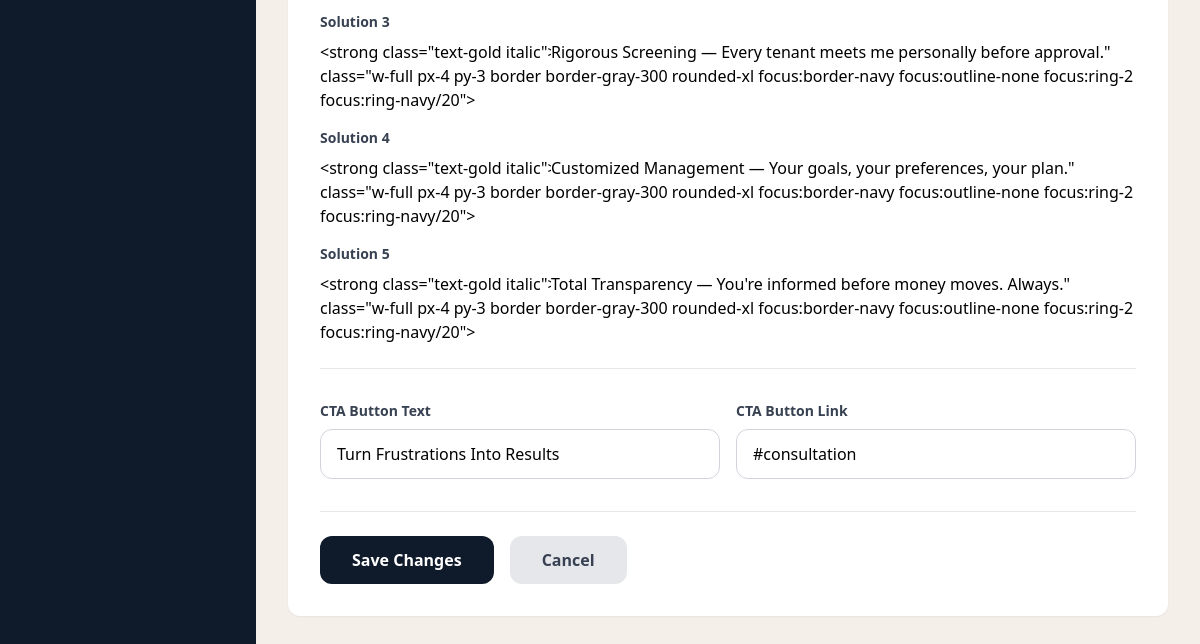
Page /dashboard/pain-points/ (signed in, lower part) on the earlier database version.
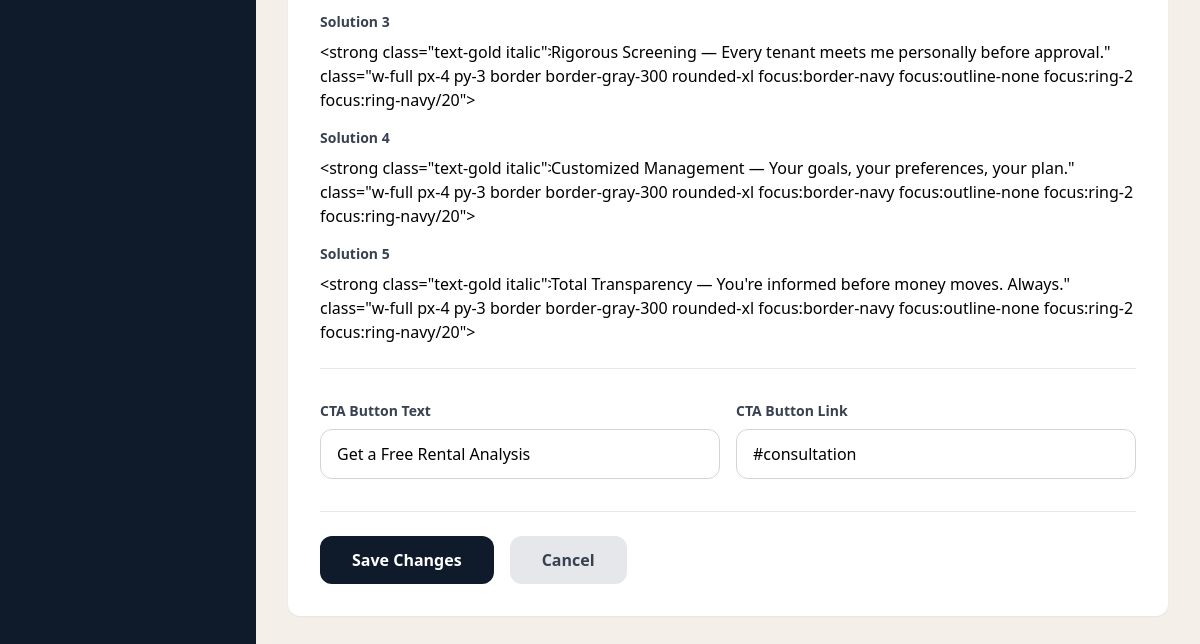
Same page on the later database version.
### myApp/models.py (models this page shows, shortened)
class PainPointsSection(models.Model):
    title = models.CharField(max_length=200, default="Common Problems.<br>Clear Solutions.")
    description = models.TextField(default="Owning rental property shouldn't mean chasing managers or worrying about surprise bills. But too often, landlords deal with:")
    pain_point_1 = models.CharField(max_length=200, default="Managers who disappear when you need answers.")
    pain_point_2 = models.CharField(max_length=200, default="Inflated maintenance costs and hidden markups.")
    pain_point_3 = models.CharField(max_length=200, default="Weak screening that lets in problem tenants.")
    pain_point_4 = models.CharField(max_length=200, default="Generic, one-size-fits-all service.")
    pain_point_5 = models.CharField(max_length=200, default="Unapproved expenses with zero transparency.")
    solution_1 = models.CharField(max_length=300, default="<strong class=\"text-gold italic\">Immediate Access</strong> — You call. I answer. Same day.")
    solution_2 = models.CharField(max_length=300, default="<strong class=\"text-gold italic\">Transparent Pricing</strong> — You review every estimate before work begins.")
    solution_3 = models.CharField(max_length=300, default="<strong class=\"text-gold italic\">Rigorous Screening</strong> — Every tenant meets me personally before approval.")
    solution_4 = models.CharField(max_length=300, default="<strong class=\"text-gold italic\">Customized Management</strong> — Your goals, your preferences, your plan.")
    solution_5 = models.CharField(max_length=300, default="<strong class=\"text-gold italic\">Total Transparency</strong> — You're informed before money moves. Always.")
    cta_text = models.CharField(max_length=100, default="Get a Free Rental Analysis")
    cta_link = models.CharField(max_length=200, default="#consultation")
    updated_at = models.DateTimeField(auto_now=True)
    class Meta:
        verbose_name = "Pain Points Section"
        verbose_name_plural = "Pain Points Section"
    @classmethod
    def get_instance(cls):
        obj, created = cls.objects.get_or_create(pk=1)
        return obj

### myApp/dashboard_views.py (the view, shortened to what this page needs)
# urls.py: path('pain-points/', dashboard_views.pain_points_edit, name='pain_points_edit'),
@login_required
def pain_points_edit(request):
    pain_points = PainPointsSection.get_instance()
    return render(request, 'myApp/dashboard/pain_points_edit.html', {
        'pain_points': pain_points
    })

### myApp/templates/myApp/dashboard/pain_points_edit.html (shortened to what this page needs)
{% extends "myApp/dashboard/base.html" %}
{% load static %}
{% block content %}
<form method="post" class="bg-white rounded-xl shadow-sm p-8 space-y-8">
    <div class="border-b border-gray-200 pb-6">
        <div class="space-y-4">
            <div>
                <label class="block text-sm font-semibold text-gray-700 mb-2">Solution 3</label>
                <input type="text" name="solution_3" value="{{ pain_points.solution_3|default:'' }}"
                       placeholder="<strong class=\"text-gold italic\">Rigorous Screening</strong> — Every tenant meets me personally before approval."
                       class="w-full px-4 py-3 border border-gray-300 rounded-xl focus:border-navy focus:outline-none focus:ring-2 focus:ring-navy/20">
            </div>
            <div>
                <label class="block text-sm font-semibold text-gray-700 mb-2">Solution 4</label>
                <input type="text" name="solution_4" value="{{ pain_points.solution_4|default:'' }}"
                       placeholder="<strong class=\"text-gold italic\">Customized Management</strong> — Your goals, your preferences, your plan."
                       class="w-full px-4 py-3 border border-gray-300 rounded-xl focus:border-navy focus:outline-none focus:ring-2 focus:ring-navy/20">
            </div>
            <div>
                <label class="block text-sm font-semibold text-gray-700 mb-2">Solution 5</label>
                <input type="text" name="solution_5" value="{{ pain_points.solution_5|default:'' }}"
                       placeholder="<strong class=\"text-gold italic\">Total Transparency</strong> — You're informed before money moves. Always."
                       class="w-full px-4 py-3 border border-gray-300 rounded-xl focus:border-navy focus:outline-none focus:ring-2 focus:ring-navy/20">
            </div>
        </div>
    </div>
    <div class="grid grid-cols-2 gap-4">
        <div>
            <label class="block text-sm font-semibold text-gray-700 mb-2">CTA Button Text</label>
            <input type="text" name="cta_text" value="{{ pain_points.cta_text|default:'Turn Frustrations Into Results' }}"
                   class="w-full px-4 py-3 border border-gray-300 rounded-xl focus:border-navy focus:outline-none focus:ring-2 focus:ring-navy/20">
        </div>
        <div>
            <label class="block text-sm font-semibold text-gray-700 mb-2">CTA Button Link</label>
            <input type="text" name="cta_link" value="{{ pain_points.cta_link|default:'#consultation' }}"
                   class="w-full px-4 py-3 border border-gray-300 rounded-xl focus:border-navy focus:outline-none focus:ring-2 focus:ring-navy/20">
        </div>
    </div>
    <div class="flex gap-4 pt-6 border-t">
        <button type="submit" class="bg-navy text-white px-8 py-3 rounded-xl font-semibold hover:bg-navy/90 transition">
            Save Changes
        </button>
        <a href="{% url 'dashboard:index' %}" class="bg-gray-200 text-gray-700 px-8 py-3 rounded-xl font-semibold hover:bg-gray-300 transition">
            Cancel
        </a>
    </div>
</form>
{% endblock %}

Differences in the rows shown:
changed PainPointsSection "#consultation": cta_text "Turn Frustrations Into Results" → "Get a Free Rental Analysis"
